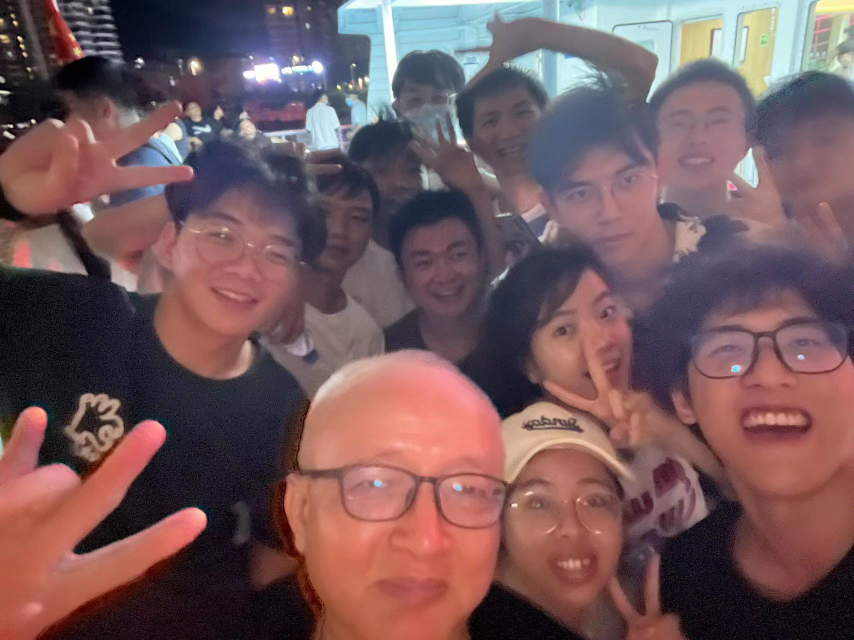
#> input picture SAM/segment-anything-main/notebooks/images/test01.jpg, 1707 x 1280 px, found by its file name (shown at 1/2 size)
$ python videomaker1.py
#> lines starting #> are read from the running program, lines starting #| are printed output that depends on the picture; pictures that were not available may be replaced by others from this repository, and a replacement may not be noted
import os
import cv2

file_dir = 'L:/DL/SAM/esult/output10/'
file_list = []

for root, dirs, files in os.walk(file_dir):
    for file in files:
        file_list.append(file)

video = cv2.VideoWriter('L:/DL/SAM/segment-anything-main/outputvideo/test.avi', cv2.VideoWriter_fourcc(*'MJPG'), 5, (1280, 720))

# 添加照片1
image_path1 = 'L:/DL/SAM/segment-anything-main/notebooks/images/test01.jpg'
image1 = cv2.imread(image_path1)
#> image1 is the input picture: shape (1280, 1707, 3); mean B, G, R 92, 88.5, 116.3
if image1 is not None:
    image1 = cv2.resize(image1, (1280, 720))
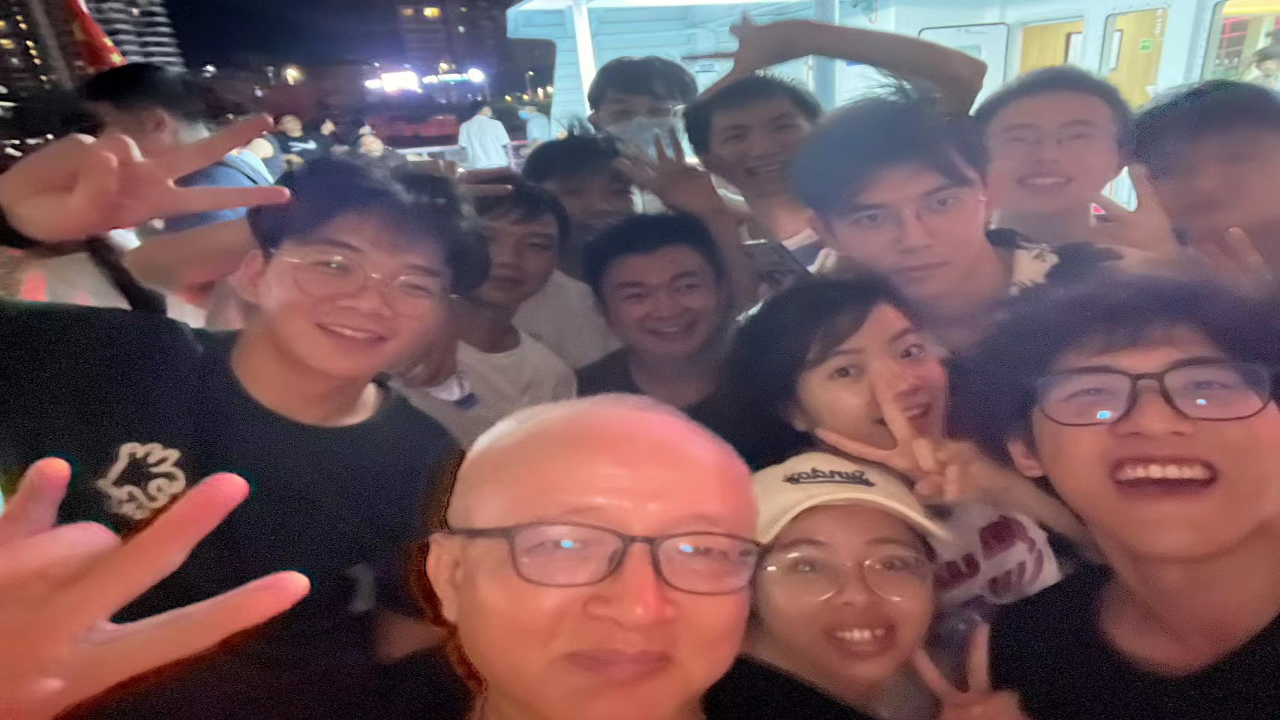
#> image1: shape (720, 1280, 3); mean B, G, R 91.9, 88.4, 116.2
    for _ in range(3 * 5):  # 显示 3 秒钟，每秒 5 帧
        video.write(image1)

# 添加照片2
image_path2 = 'L:/DL/SAM/esult/output10/output_image.png'
image2 = cv2.imread(image_path2)
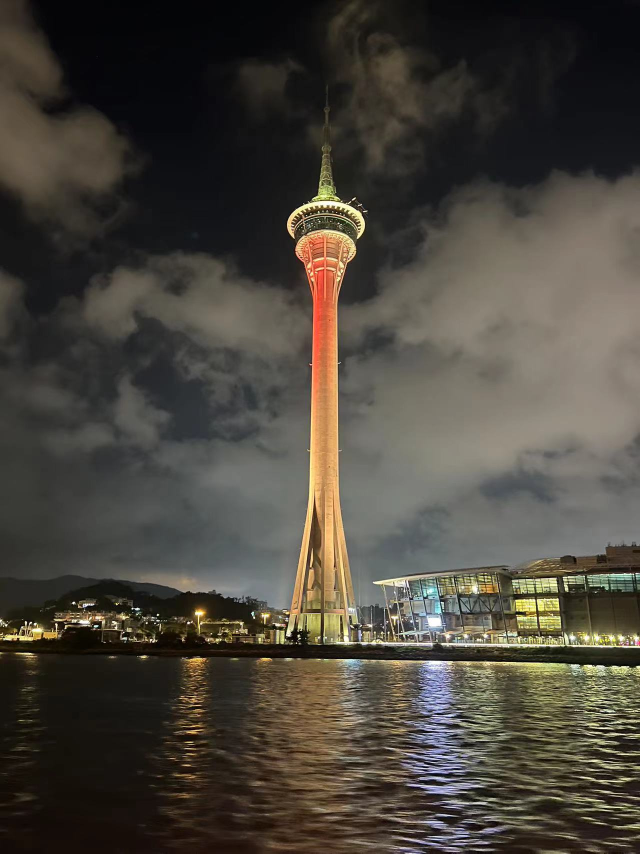
#> input picture SAM/segment-anything-main/notebooks/images/test02.jpg, 1280 x 1707 px, given in place of output_image.png, which was not available (shown at 1/2 size)
#> image2 is the input picture: shape (1707, 1280, 3); mean B, G, R 60.3, 68.9, 73.7
if image2 is not None:
    image2 = cv2.resize(image2, (1280, 720))
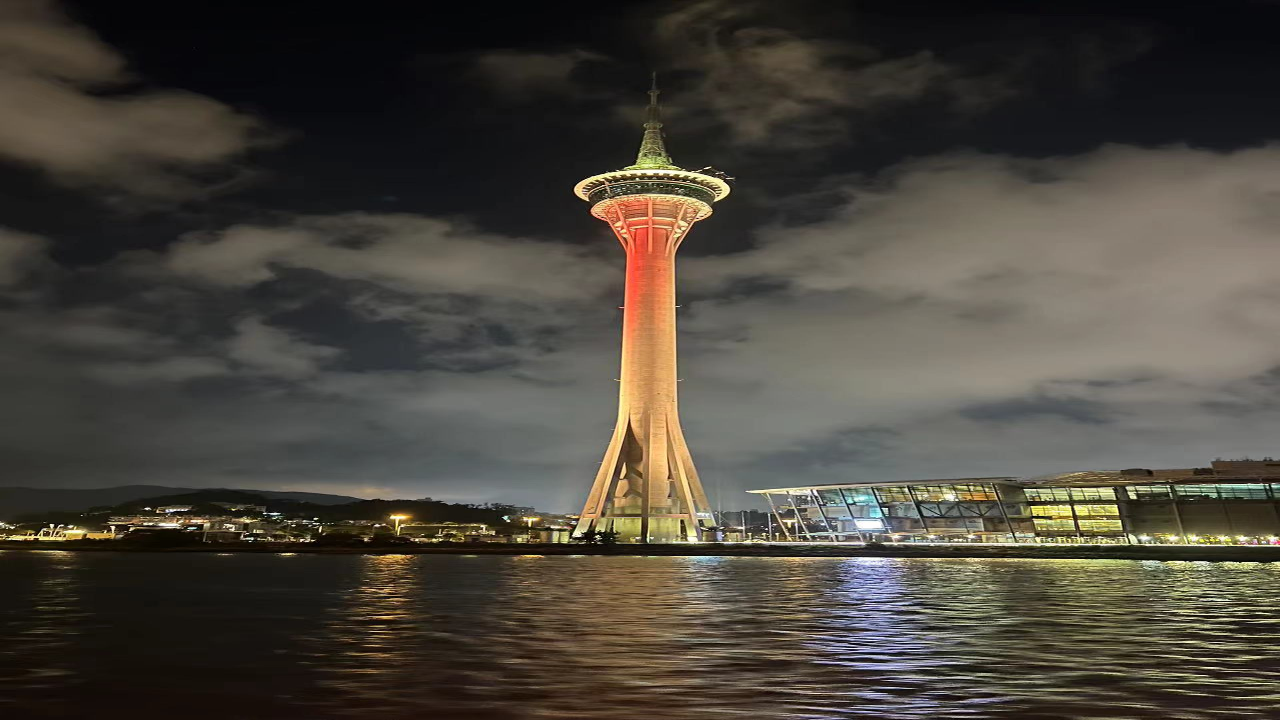
#> image2: shape (720, 1280, 3); mean B, G, R 60.3, 68.8, 73.7
    for _ in range(3 * 5):  # 显示 3 秒钟，每秒 5 帧
        video.write(image2)

# 添加照片3
image_path3 = 'L:/DL/SAM/esult/output11/output_combined_image.png'
image3 = cv2.imread(image_path3)
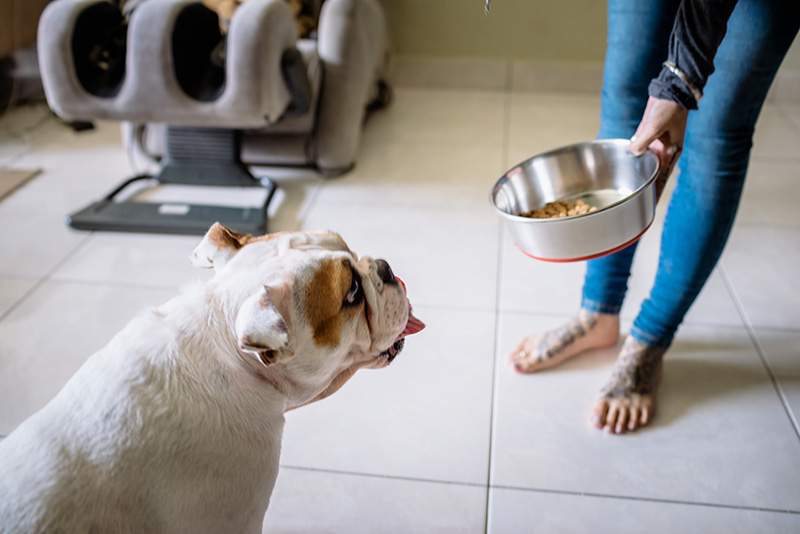
#> input picture SAM/segment-anything-main/notebooks/images/dog.jpg, 800 x 534 px, given in place of output_combined_image.png, which was not available
#> image3 is the input picture: shape (534, 800, 3); mean B, G, R 148.1, 148.7, 150.6
if image3 is not None:
    image3 = cv2.resize(image3, (1280, 720))
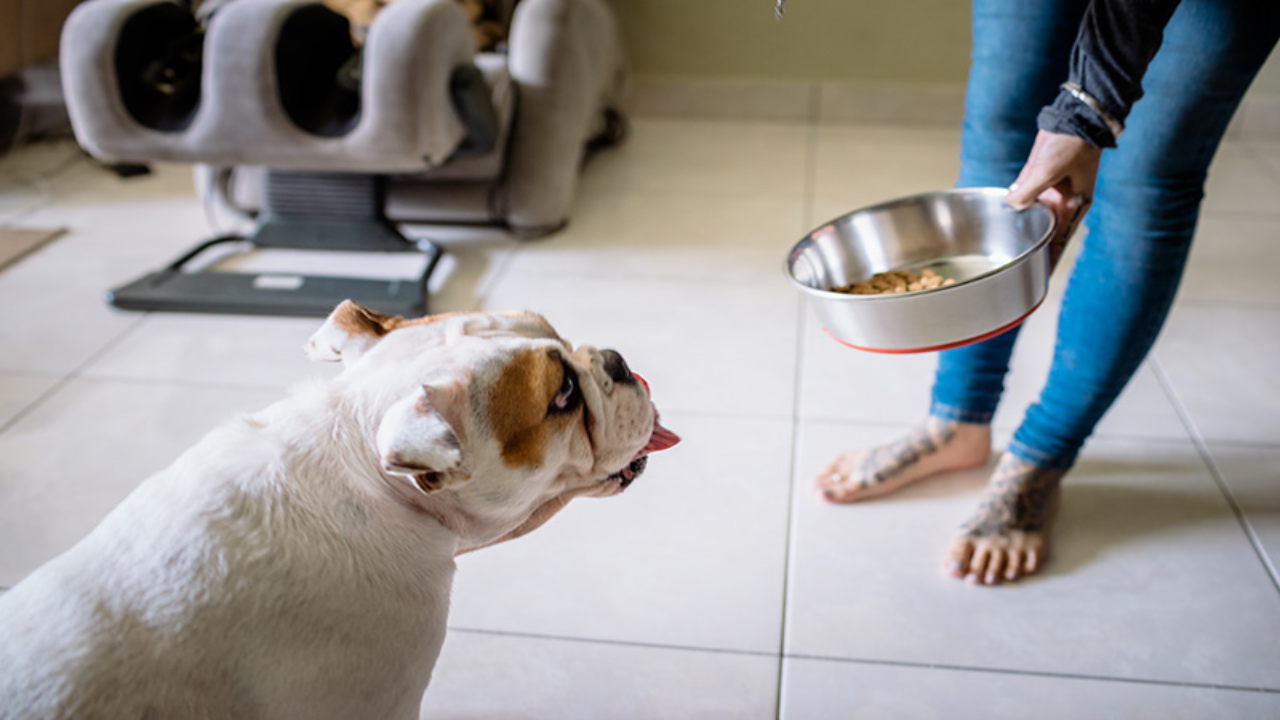
#> image3: shape (720, 1280, 3); mean B, G, R 148, 148.6, 150.5
    for _ in range(3 * 5):  # 显示 3 秒钟，每秒 5 帧
        video.write(image3)

for i in range(1, len(file_list)):
    img = cv2.imread(file_dir + file_list[i-1])
    if img is not None:
        img = cv2.resize(img, (1280, 720))
        video.write(img)

video.release()
